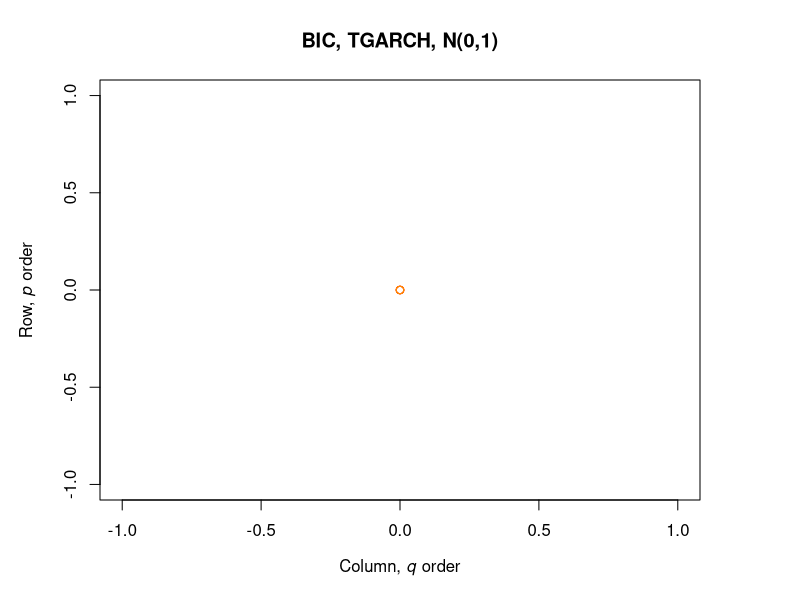

This figure's R source: (Note: this script raises an error after producing the figure.)
# Determining tGARCH for normal distribution using AIC
bic_tgarch_norm = matrix(0,5,5)
for (i in 1:5) {
  for (j in 1:5) {
    tryCatch({
      tgarch_spec = ugarchspec(variance.model = list(garchOrder=c(i,j), 
                                                     model = "fGARCH", submodel = "TGARCH"), 
                               mean.model = list(armaOrder=c(0,0),
                                                 include.mean = TRUE),
                               distribution.model = "norm")
      tgarch_fit = ugarchfit(spec=tgarch_spec, data=returns, 
                             solver = "gosolnp",
                             solver.control=list(trace = 1))
      bic_tgarch_norm[i,j] = infocriteria(tgarch_fit)[2]
    }, error=function(e){cat("ERROR :",conditionMessage(e), "\n")})
  }
}

bic_tgarch_norm
which(min(bic_tgarch_norm) == bic_tgarch_norm)

par(mar=c(5, 5, 4, 5))
plot(bic_tgarch_norm, col=heat.colors(n = 10, alpha = 0.9), digits = 4,
     main = "BIC, TGARCH, N(0,1)",
     xlab = expression(paste("Column, ", italic("q"), " order")), 
     ylab = expression(paste("Row, ", italic("p"), " order")))
dev.off

# Model specification
tgarchspec_norm = ugarchspec(mean.model = list(armaOrder = c(0,0), 
                                                 include.mean = TRUE), 
                               variance.model = list(garchOrder = c(1,1), 
                                                     model = "fGARCH", submodel = "TGARCH"),
                               distribution.model = "norm")
tgarchfit_norm = ugarchfit(data = returns, spec = tgarchspec_norm, solver = "gosolnp",
                             solver.control=list(trace = 1))
tgarchfit_norm
plot(tgarchfit_norm)

# Model validation
autoplot(acf(tgarchfit_norm@fit$z), main = "ACF of the standardized residuals") +  # acf of the standardized residuals
  autoplot(acf(tgarchfit_norm@fit$z^2),  main = "ACF of the standardized squared residuals") # acf of (standardized residuals)^2 

par(mfrow = c(1,2))
plot(tgarchfit_norm, which = 9) # QQ plot of the standardized residuals
plot(tgarchfit_norm, which = 8)
dev.off
#-------------------------------------------------------------------------------

# Determining tGARCH for sstd distribution using BIC
bic_tgarch_sstd = matrix(0,5,5)
for (i in 1:5) {
  for (j in 1:5) {
    tryCatch({
      tgarch_spec = ugarchspec(variance.model = list(garchOrder=c(i,j), 
                                                     model = "fGARCH", submodel = "TGARCH"), 
                               mean.model = list(armaOrder=c(0,0),
                                                 include.mean = TRUE),
                               distribution.model = "sstd")
      tgarch_fit = ugarchfit(spec=tgarch_spec, data=returns, 
                             solver = "gosolnp",
                             solver.control=list(trace = 1))
      bic_tgarch_sstd[i,j] = infocriteria(tgarch_fit)[2]
    }, error=function(e){cat("ERROR :",conditionMessage(e), "\n")})
  }
}

bic_tgarch_sstd
which(min(bic_tgarch_sstd) == bic_tgarch_sstd)

par(mar=c(5, 5, 4, 5))
plot(bic_tgarch_sstd, col=heat.colors(n = 10, alpha = 0.9), digits = 4,
     main = "BIC, TGARCH, SSTD(0,1)",
     xlab = expression(paste("Column, ", italic("q"), " order")), 
     ylab = expression(paste("Row, ", italic("p"), " order")))
dev.off


# Model specification
tgarchspec_sstd = ugarchspec(mean.model = list(armaOrder = c(0,0), 
                                                 include.mean = TRUE), 
                               variance.model = list(garchOrder = c(1,1), 
                                                     model = "fGARCH", submodel = "TGARCH"),
                               distribution.model = "sstd")
tgarchfit_sstd = ugarchfit(data = returns, spec = tgarchspec_sstd, solver = "gosolnp",
                             solver.control=list(trace = 1))
tgarchfit_sstd

plot(tgarchfit_sstd)
# Model validation
autoplot(acf(tgarchfit_sstd@fit$z), main = "ACF of the standardized residuals") + # acf of the standardized residuals
  autoplot(acf(tgarchfit_sstd@fit$z^2),  main = "ACF of the standardized squared residuals") # acf of (standardized residuals)^2 

par(mfrow = c(1,2))
plot(tgarchfit_sstd, which = 9) # QQ plot of the standardized residuals
plot(tgarchfit_sstd, which = 8)
dev.off
#-------------------------------------------------------------------------------

# Determining eGARCH for ged distribution using BIC
bic_tgarch_ged = matrix(0,5,5)
for (i in 1:5) {
  for (j in 1:5) {
    tryCatch({
      tgarch_spec = ugarchspec(variance.model = list(garchOrder=c(i,j), 
                                                     model = "fGARCH", submodel = "TGARCH"), 
                               mean.model = list(armaOrder=c(0,0),
                                                 include.mean = TRUE),
                               distribution.model = "ged")
      tgarch_fit = ugarchfit(spec=tgarch_spec, data=returns, 
                             solver = "gosolnp",
                             solver.control=list(trace = 1))
      bic_tgarch_ged[i,j] = infocriteria(tgarch_fit)[2]
    }, error=function(e){cat("ERROR :",conditionMessage(e), "\n")})
  }
}

bic_tgarch_ged
which(min(bic_tgarch_ged) == bic_tgarch_ged)

par(mar=c(5, 5, 4, 5))
plot(bic_tgarch_ged, col=heat.colors(n = 10, alpha = 0.9), digits = 4,
     main = "BIC, TGARCH models with generalized error distribution",
     xlab = expression(paste("Column, ", italic("q"), " order")), 
     ylab = expression(paste("Row, ", italic("p"), " order")))
dev.off


# Model specification
tgarchspec_ged = ugarchspec(mean.model = list(armaOrder = c(0,0), 
                                                include.mean = TRUE), 
                              variance.model = list(garchOrder = c(1,1), 
                                                    model = "fGARCH", submodel = "TGARCH"),
                              distribution.model = "ged")
tgarchfit_ged = ugarchfit(data = returns, spec = tgarchspec_ged, solver = "gosolnp",
                            solver.control=list(trace = 1))
tgarchfit_ged

# Model validation
par(mfrow = c(1,2))
acf(tgarchfit_ged@fit$z, main = "ACF of the standardized residuals") # acf of the standardized residuals
acf(tgarchfit_ged@fit$z,  main = "ACF of the squared standardized residuals") # acf of (standardized residuals)^2 
dev.off
par(mfrow = c(1,2))
plot(tgarchfit_ged, which = 9) # QQ plot of the standardized residuals
plot(tgarchfit_ged, which = 8)
dev.off

# Simulations
# SSTD
sim = ugarchsim(fit = tgarch11fit_sstd, n.sim = length(returns), n.start = 0, m.sim = 1000, rseed = NA)
kurt = kurtosis(sim@simulation$seriesSim)
mean(t(kurt))

# Normal
sim = ugarchsim(fit = tgarch41fit_norm, n.sim = length(returns), n.start = 0, m.sim = 1000, rseed = NA)
kurt = kurtosis(sim@simulation$seriesSim)
mean(t(kurt))

# GED
sim = ugarchsim(fit = tgarch21fit_ged, n.sim = length(returns), n.start = 0, m.sim = 1000, rseed = NA)
kurt = kurtosis(sim@simulation$seriesSim)
mean(t(kurt))
